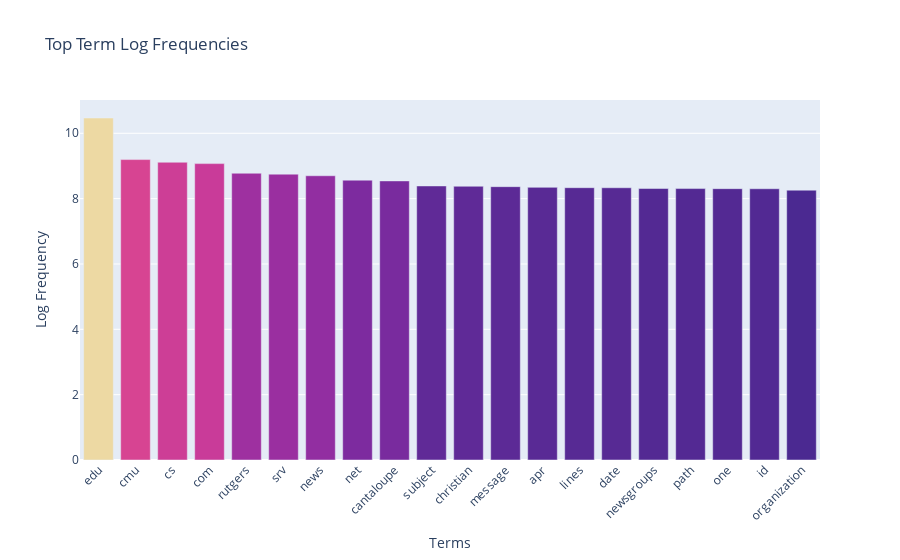

Notebook code cell kept with this figure:
### Markdown cell above
### >>> **Exercise 15 (take home):** 
You can copy the code from the previous exercise and change the 'term_frequencies' variable for the 'term_frequencies_log', comment about the differences that you observe and talk about other possible insights that we can get from a log distribution.

### Code cell
# Answer here

# Create a DataFrame with terms and their frequencies
term_freq_df = pd.DataFrame({'term': vocab, 'log frequency': term_frequencies_log})

# Filter out stop-words
term_freq_df = term_freq_df[~term_freq_df['term'].isin(stop_words)]

# Sort by frequency and get the top n terms
n = 20  # Number of top terms to visualize
top_n_df = term_freq_df.sort_values(by='log frequency', ascending=False).head(n)

# Plot the term frequency in Plotly
fig = px.bar(top_n_df, x='term', y='log frequency', title="Top Term Log Frequencies",
             labels={'term': 'Term', 'log frequency': 'Log Frequency'},
             color='log frequency', color_continuous_scale='Agsunset')

fig.update_layout(
    xaxis_tickangle=-45,
    xaxis_title='Terms',
    yaxis_title='Log Frequency',
    coloraxis_showscale=False
)

fig.show()

### Figure 1 — Plotly figure (JSON) as saved in the notebook; plotly's stock layout.template omitted (floating-point values rounded to 4 significant figures)
{"data": [{"alignmentgroup": "True", "hovertemplate": "Term=%{x}<br>Log Frequency=%{marker.color}<extra></extra>", "legendgroup": "", "marker": {"color": [10.47, 9.196, 9.113, 9.072, 8.777, 8.749, 8.7, 8.565, 8.542, 8.388, 8.379, 8.366, 8.345, 8.335, 8.333, 8.309, 8.308, 8.305, 8.303, 8.259], "coloraxis": "coloraxis", "pattern": {"shape": ""}}, "name": "", "offsetgroup": "", "orientation": "v", "showlegend": false, "textposition": "auto", "type": "bar", "x": ["edu", "cmu", "cs", "com", "rutgers", "srv", "news", "net", "cantaloupe", "subject", "christian", "message", "apr", "lines", "date", "newsgroups", "path", "one", "id", "organization"], "xaxis": "x", "y": [10.47, 9.196, 9.113, 9.072, 8.777, 8.749, 8.7, 8.565, 8.542, 8.388, 8.379, 8.366, 8.345, 8.335, 8.333, 8.309, 8.308, 8.305, 8.303, 8.259], "yaxis": "y"}], "layout": {"barmode": "relative", "coloraxis": {"colorbar": {"title": {"text": "Log Frequency"}}, "colorscale": [[0, "rgb(75, 41, 145)"], [0.1667, "rgb(135, 44, 162)"], [0.3333, "rgb(192, 54, 157)"], [0.5, "rgb(234, 79, 136)"], [0.6667, "rgb(250, 120, 118)"], [0.8333, "rgb(246, 169, 122)"], [1, "rgb(237, 217, 163)"]], "showscale": false}, "legend": {"tracegroupgap": 0}, "title": {"text": "Top Term Log Frequencies"}, "xaxis": {"anchor": "y", "domain": [0, 1], "tickangle": -45, "title": {"text": "Terms"}}, "yaxis": {"anchor": "x", "domain": [0, 1], "title": {"text": "Log Frequency"}}}}
